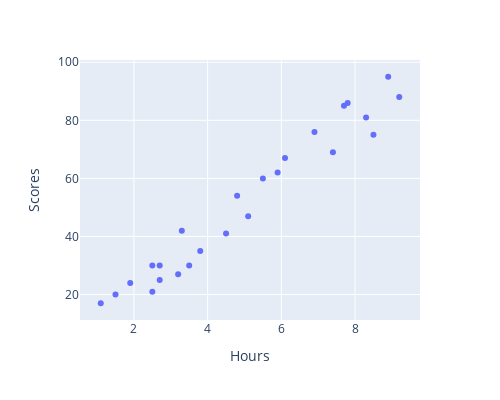

The code cell stored with this chart in its notebook:
### Code cell
plot_scatter(df)

### Figure 1 — Plotly figure (JSON) as saved in the notebook; plotly's stock layout.template omitted (floating-point values rounded to 4 significant figures)
{"data": [{"hovertemplate": "Hours=%{x}<br>Scores=%{y}<extra></extra>", "legendgroup": "", "marker": {"color": "#636efa", "symbol": "circle"}, "mode": "markers", "name": "", "orientation": "v", "showlegend": false, "type": "scatter", "x": [2.5, 5.1, 3.2, 8.5, 3.5, 1.5, 9.2, 5.5, 8.3, 2.7, 7.7, 5.9, 4.5, 3.3, 1.1, 8.9, 2.5, 1.9, 6.1, 7.4, 2.7, 4.8, 3.8, 6.9, 7.8], "xaxis": "x", "y": [21, 47, 27, 75, 30, 20, 88, 60, 81, 25, 85, 62, 41, 42, 17, 95, 30, 24, 67, 69, 30, 54, 35, 76, 86], "yaxis": "y"}], "layout": {"height": 400, "legend": {"tracegroupgap": 0}, "margin": {"t": 60}, "width": 500, "xaxis": {"anchor": "y", "domain": [0, 1], "title": {"text": "Hours"}}, "yaxis": {"anchor": "x", "domain": [0, 1], "title": {"text": "Scores"}}}}
